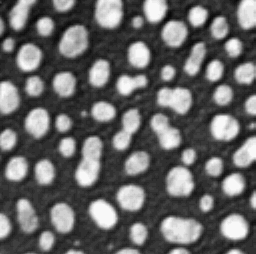
#> input picture docs/03_bia_bob/data/blobs.tif, 256 x 254 px
$ jupyter execute blob_segmentation_and_average_area.ipynb
#> lines starting #> are read from the running program, lines starting #| are printed output that depends on the picture; after the words box and inside, x2 and y2 are one past the last pixel; in counts of white or black regions, pixels touching at a corner belong together
<html><div style="font-size:7pt">This notebook may contain text, code and images generated by artificial intelligence. Used model: openai/gpt-oss-120b, vision model: None, endpoint: https://llm.scads.ai/v1, bia-bob version: 0.33.0.. It is good scientific practice to check the code and results it produces carefully. <a href="https://github.com/haesleinhuepf/bia-bob">Read more about code generation using bia-bob</a></div></html>

# Blob Segmentation Notebook

This notebook loads a bright‑field image containing synthetic blobs, segments the blobs using simple thresholding and connected component labeling, measures the area of each detected object, and prints the average area.

## Steps

1. Import required libraries.
2. Load the image `data/blobs.tif`.
3. Threshold the image to obtain a binary mask.
4. Label connected components in the binary mask.
5. Measure area of each label.
6. Compute and print the average area.

[cell 1]
# 1. Import libraries
import numpy as np
import pandas as pd
from skimage.io import imread
from skimage.filters import threshold_otsu
from skimage.measure import label, regionprops_table
import stackview

[cell 2]
# 2. Load the image
image_path = "data/blobs.tif"
image = imread(image_path)
#> image is the input picture: shape (254, 256); min 8, max 248, mean 103.3

# Show the raw image
stackview.insight(image)
#> (this line was passed over: stackview is not available in this run)

[cell 3]
# 3. Threshold the image to create a binary mask
thresh = threshold_otsu(image)
#> thresh = 120
binary = image > thresh
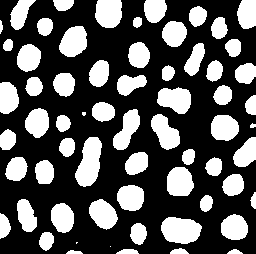
#> binary: shape (254, 256) bool; 34.2% white; 64 white regions (3 under 20 px), largest, box (x1, y1, x2, y2) and area: (75, 137, 102, 187) 902, (161, 217, 202, 244) 858, (157, 87, 191, 114) 676

# Show the binary mask
stackview.insight(binary)
#> (this line was passed over: stackview is not available in this run)

[cell 4]
# 4. Label connected components
labels = label(binary)
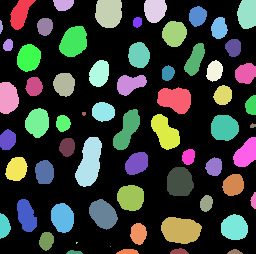
#> labels: shape (254, 256) int32; 65 distinct labels, from 0 to 64; one colour per label, 0 black

# Show the labeled image (overlay)
stackview.insight(labels)
#> (this line was passed over: stackview is not available in this run)

[cell 5]
# 5. Measure area of each object
props = regionprops_table(labels, properties=["label", "area"])
#> props = 2 items
df = pd.DataFrame(props)
#> df = table of 64 rows and 2 columns

# Show the table
display(df.head())

[cell 6]
# 6. Compute and print the average area
average_area = df["area"].mean()
#> average_area = 347.5
print(f"Average blob area: {average_area:.2f} pixels")
#| Average blob area: 347.55 pixels
